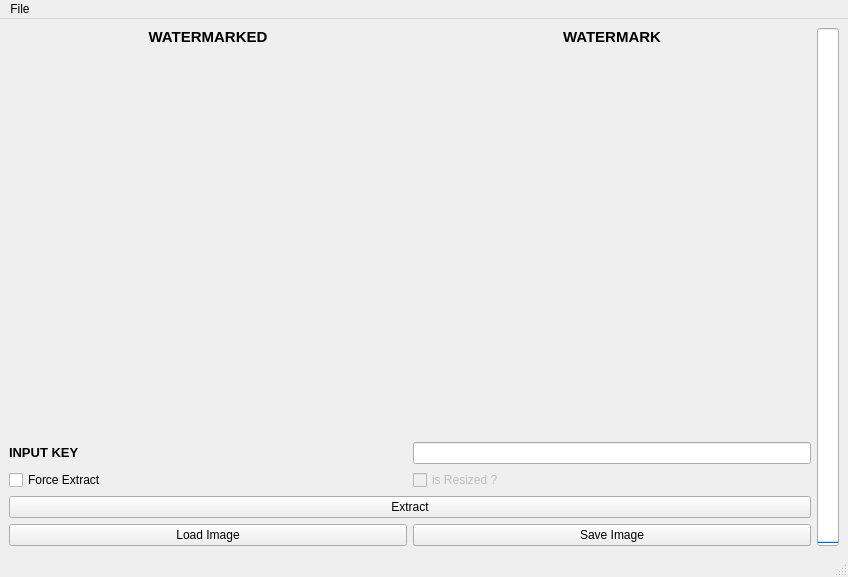
<?xml version="1.0" encoding="UTF-8"?>
<ui version="4.0">
 <class>MainWindow</class>
 <widget class="QMainWindow" name="MainWindow">
  <property name="windowModality">
   <enum>Qt::NonModal</enum>
  </property>
  <property name="geometry">
   <rect>
    <x>0</x>
    <y>0</y>
    <width>848</width>
    <height>577</height>
   </rect>
  </property>
  <property name="windowTitle">
   <string>Extracting Program</string>
  </property>
  <widget class="QWidget" name="centralwidget">
   <layout class="QHBoxLayout" name="horizontalLayout">
    <item>
     <layout class="QVBoxLayout" name="MainLayout" stretch="2,1,0">
      <item>
       <layout class="QHBoxLayout" name="imagesLayout">
        <item>
         <layout class="QVBoxLayout" name="Original_Layout" stretch="0,6">
          <item>
           <widget class="QLabel" name="label">
            <property name="text">
             <string>&lt;html&gt;&lt;head/&gt;&lt;body&gt;&lt;p align=&quot;center&quot;&gt;&lt;span style=&quot; font-size:11pt; font-weight:600;&quot;&gt;WATERMARKED&lt;/span&gt;&lt;/p&gt;&lt;/body&gt;&lt;/html&gt;</string>
            </property>
           </widget>
          </item>
          <item>
           <widget class="clickable_qlable" name="image_toreverse">
            <property name="text">
             <string/>
            </property>
           </widget>
          </item>
         </layout>
        </item>
        <item>
         <layout class="QVBoxLayout" name="WatermarkedLayout" stretch="0,6">
          <item>
           <widget class="QLabel" name="label_4">
            <property name="text">
             <string>&lt;html&gt;&lt;head/&gt;&lt;body&gt;&lt;p align=&quot;center&quot;&gt;&lt;span style=&quot; font-size:11pt; font-weight:600;&quot;&gt;WATERMARK&lt;/span&gt;&lt;/p&gt;&lt;/body&gt;&lt;/html&gt;</string>
            </property>
           </widget>
          </item>
          <item>
           <widget class="clickable_qlable" name="extracted_watermark">
            <property name="text">
             <string/>
            </property>
           </widget>
          </item>
         </layout>
        </item>
       </layout>
      </item>
      <item>
       <layout class="QVBoxLayout" name="verticalLayout_10">
        <item>
         <layout class="QHBoxLayout" name="horizontalLayout_7" stretch="2,2">
          <item>
           <widget class="QLabel" name="label_9">
            <property name="text">
             <string>&lt;html&gt;&lt;head/&gt;&lt;body&gt;&lt;p&gt;&lt;span style=&quot; font-size:10pt; font-weight:600;&quot;&gt;INPUT KEY&lt;/span&gt;&lt;/p&gt;&lt;/body&gt;&lt;/html&gt;</string>
            </property>
           </widget>
          </item>
          <item>
           <widget class="QLineEdit" name="inputkey_field">
            <property name="text">
             <string/>
            </property>
            <property name="readOnly">
             <bool>false</bool>
            </property>
           </widget>
          </item>
         </layout>
        </item>
        <item>
         <layout class="QHBoxLayout" name="horizontalLayout_2" stretch="2,2">
          <item>
           <widget class="QCheckBox" name="force_checkbox">
            <property name="text">
             <string>Force Extract</string>
            </property>
           </widget>
          </item>
          <item>
           <widget class="QCheckBox" name="resized_checkbox">
            <property name="enabled">
             <bool>false</bool>
            </property>
            <property name="text">
             <string>is Resized ?</string>
            </property>
           </widget>
          </item>
         </layout>
        </item>
       </layout>
      </item>
      <item>
       <layout class="QVBoxLayout" name="verticalLayout_6">
        <item>
         <layout class="QHBoxLayout" name="horizontalLayout_10">
          <item>
           <widget class="QPushButton" name="extract_btn">
            <property name="text">
             <string>Extract</string>
            </property>
            <property name="autoDefault">
             <bool>false</bool>
            </property>
            <property name="default">
             <bool>false</bool>
            </property>
            <property name="flat">
             <bool>false</bool>
            </property>
           </widget>
          </item>
         </layout>
        </item>
        <item>
         <layout class="QHBoxLayout" name="horizontalLayout_9">
          <item>
           <widget class="QPushButton" name="load_btn">
            <property name="text">
             <string>Load Image</string>
            </property>
           </widget>
          </item>
          <item>
           <widget class="QPushButton" name="save_btn">
            <property name="autoFillBackground">
             <bool>false</bool>
            </property>
            <property name="text">
             <string>Save Image</string>
            </property>
           </widget>
          </item>
         </layout>
        </item>
       </layout>
      </item>
     </layout>
    </item>
    <item>
     <widget class="QProgressBar" name="loadingBar">
      <property name="value">
       <number>0</number>
      </property>
      <property name="orientation">
       <enum>Qt::Vertical</enum>
      </property>
     </widget>
    </item>
   </layout>
  </widget>
  <widget class="QMenuBar" name="menubar">
   <property name="geometry">
    <rect>
     <x>0</x>
     <y>0</y>
     <width>848</width>
     <height>21</height>
    </rect>
   </property>
   <widget class="QMenu" name="menuFile">
    <property name="title">
     <string>File</string>
    </property>
    <addaction name="actionClose"/>
   </widget>
   <addaction name="menuFile"/>
  </widget>
  <widget class="QStatusBar" name="statusbar"/>
  <action name="actionSet_Watermark">
   <property name="text">
    <string>Set Watermark</string>
   </property>
  </action>
  <action name="actionExtract_Visualizer">
   <property name="text">
    <string>Extract Visualizer</string>
   </property>
  </action>
  <action name="actionClose">
   <property name="text">
    <string>Close</string>
   </property>
  </action>
 </widget>
 <customwidgets>
  <customwidget>
   <class>clickable_qlable</class>
   <extends>QLabel</extends>
   <header location="global">clickable_qlable.h</header>
  </customwidget>
 </customwidgets>
 <resources/>
 <connections/>
</ui>
